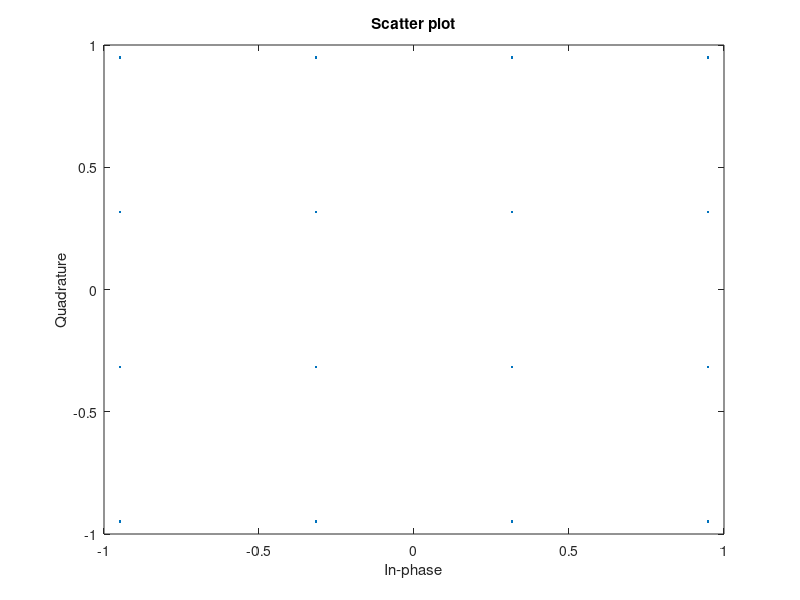
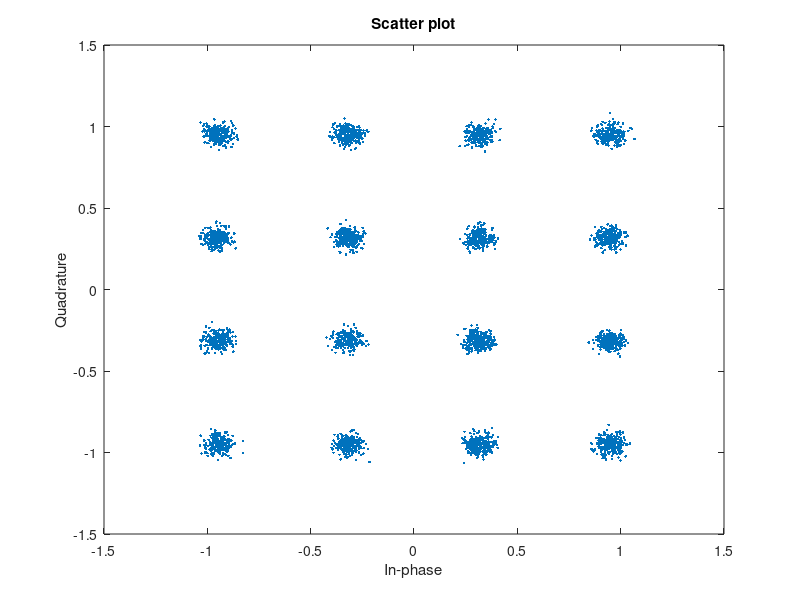

Source code (MATLAB) for these figures, in order:
%                          <<Experiment-6 (16-Square QAM)>>
%                               << Objective-1 >>
% Aim: Simulation study of Performance of 16-Square QAM.
% Objective-1:Write a program to plot signal constellation diagram of received
%             16-Square QAM signal in the presence of AWGN.
% Objective-2:Write a program to plot Practical and Theoretical BER vs SNR graph
%             of received 16-Square QAM in the presence of AWGN for ML receiver.

% Note: For objective-2, see separate octave file named <my_16QAM_ber.m>
clc;
clear all;
close all;
pkg load communications
N = 16000;  % Number of bits to be transmitted using 16-Square QAM
            % Too large value may slow down the program
x = randi([0,1],1,N); % Random input bits generation
M = 16;     % Number of Symbols in 16-Square QAM
d = sqrt(2/5); % Average symbol energy is normalised to unity

% Symbol Generation
yy = [];
for i=1:4:length(x)
  if x(i)==0 && x(i+1)==0 & x(i+2)==0 & x(i+3)==0
    y = -3*d/2+j*(-3*d/2);
  elseif x(i)==0 && x(i+1)==0 & x(i+2)==0 & x(i+3)==1
    y = -3*d/2+j*(-d/2);
  elseif x(i)==0 && x(i+1)==0 & x(i+2)==1 & x(i+3)==1
    y = -3*d/2+j*(d/2);
  elseif x(i)==0 && x(i+1)==0 & x(i+2)==1 & x(i+3)==0
    y = -3*d/2+j*(3*d/2);

  elseif x(i)==0 && x(i+1)==1 & x(i+2)==0 & x(i+3)==0
    y = -d/2+j*(-3*d/2);
  elseif x(i)==0 && x(i+1)==1 & x(i+2)==0 & x(i+3)==1
    y = -d/2+j*(-d/2);
  elseif x(i)==0 && x(i+1)==1 & x(i+2)==1 & x(i+3)==1
    y = -d/2+j*(d/2);
  elseif x(i)==0 && x(i+1)==1 & x(i+2)==1 & x(i+3)==0
    y = -d/2+j*(3*d/2);

  elseif x(i)==1 && x(i+1)==1 & x(i+2)==0 & x(i+3)==0
    y = d/2+j*(-3*d/2);
  elseif x(i)==1 && x(i+1)==1 & x(i+2)==0 & x(i+3)==1
    y = d/2+j*(-d/2);
  elseif x(i)==1 && x(i+1)==1 & x(i+2)==1 & x(i+3)==1
    y = d/2+j*(d/2);
  elseif x(i)==1 && x(i+1)==1 & x(i+2)==1 & x(i+3)==0
    y = d/2+j*(3*d/2);

  elseif x(i)==1 && x(i+1)==0 & x(i+2)==0 & x(i+3)==0
    y = 3*d/2+j*(-3*d/2);
  elseif x(i)==1 && x(i+1)==0 & x(i+2)==0 & x(i+3)==1
    y = 3*d/2+j*(-d/2);
  elseif x(i)==1 && x(i+1)==0 & x(i+2)==1 & x(i+3)==1
    y = 3*d/2+j*(d/2);
  elseif x(i)==1 && x(i+1)==0 & x(i+2)==1 & x(i+3)==0
    y = 3*d/2+j*(3*d/2);
  endif
% Transmitted Symbols
yy = [yy y];
endfor
scatterplot(yy);    % Constellation Diagram without Noise
EbN0db = 20; % Change this value & run program to see the noisy constellation
EbN0 = 10^(EbN0db/10);

% AWGN Channel
n = (1/sqrt(2))*[randn(1,length(yy)) + 1j*randn(1,length(yy))];
sigma = sqrt(1/((log2(M))*EbN0));

% Received Symbols
r = yy + sigma*n;
scatterplot(r);    % Constellation Diagram with Noise


